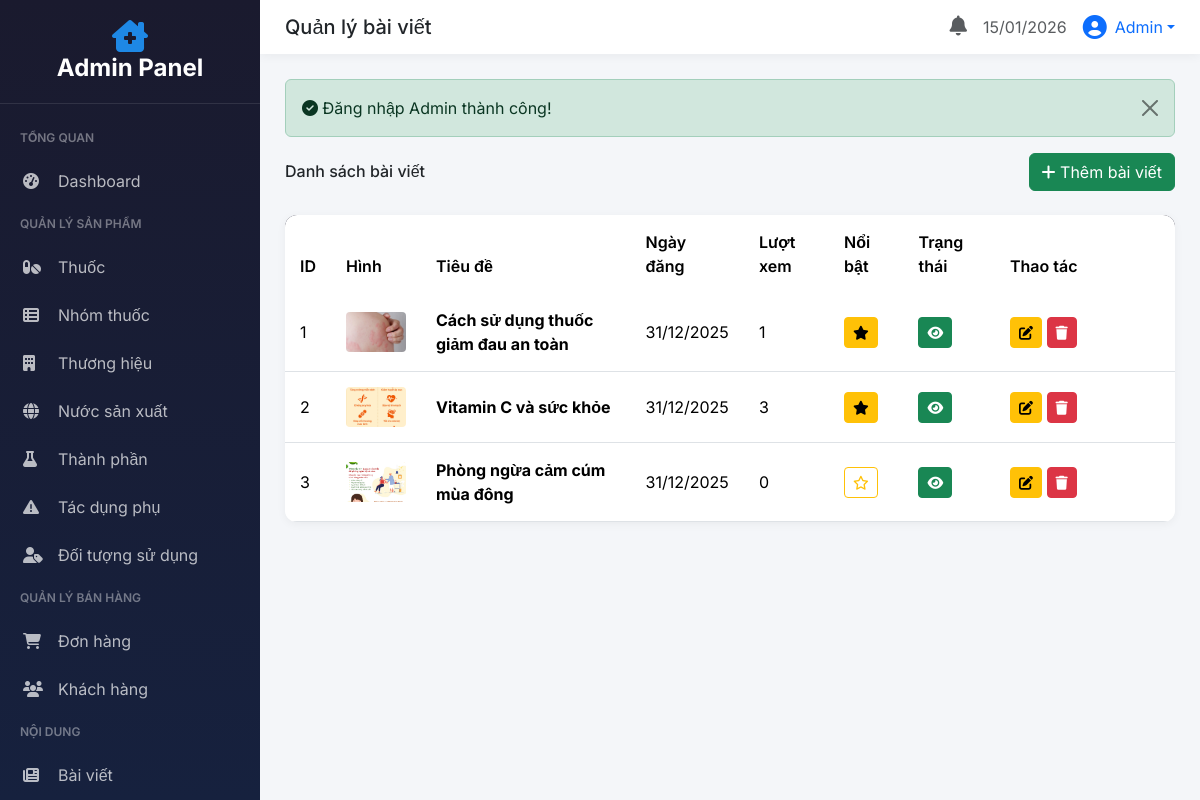
Page /php/admin/?controller=bai-viet (signed in) on the committed database.
### tables this page shows
CREATE TABLE `baiviet` (
  `MaBaiViet` int(11) NOT NULL,
  `TieuDe` varchar(200) NOT NULL,
  `MoTaNgan` varchar(500) DEFAULT NULL,
  `NoiDung` text DEFAULT NULL,
  `HinhAnh` varchar(500) DEFAULT NULL,
  `NgayDang` datetime DEFAULT current_timestamp(),
  `LuotXem` int(11) DEFAULT 0,
  `IsNoiBat` tinyint(1) DEFAULT 0,
  `IsActive` tinyint(1) DEFAULT 1
);

### php/admin/controllers/BaiVietController.php (called while the page is built, shortened)
<?php
class BaiVietController extends AdminController
{
    public function index()
    {
        $sql = "SELECT * FROM baiviet ORDER BY NgayDang DESC";
        try {
            $danhSach = $this->db->query($sql)->fetchAll(PDO::FETCH_ASSOC);
        } catch (PDOException $e) {
            $danhSach = [];
        }
        $this->view('bai-viet/index', ['title' => 'Quản lý bài viết', 'danhSach' => $danhSach]);
    }
}

### php/config/database.php (called while the page is built)
<?php
class Database
{
    private static $instance = null;
    private $conn;
    private function __construct()
    {
        try {
            $this->conn = new PDO(
                "mysql:host=" . DB_HOST . ";dbname=" . DB_NAME . ";charset=utf8mb4",
                DB_USER,
                DB_PASS,
                [
                    PDO::ATTR_ERRMODE => PDO::ERRMODE_EXCEPTION,
                    PDO::ATTR_DEFAULT_FETCH_MODE => PDO::FETCH_ASSOC,
                    PDO::ATTR_EMULATE_PREPARES => false
                ]
            );
        } catch (PDOException $e) {
            die("Lỗi kết nối database: " . $e->getMessage());
        }
    }
    public static function getInstance()
    {
        if (self::$instance === null) {
            self::$instance = new self();
        }
        return self::$instance;
    }
    public function getConnection()
    {
        return $this->conn;
    }
}

### php/admin/views/bai-viet/index.php (the view)
<div class="d-flex justify-content-between align-items-center mb-4">
    <h6 class="mb-0">Danh sách bài viết</h6>
    <a href="<?= BASE_URL ?>/admin/?controller=bai-viet&action=create" class="btn btn-success">
        <i class="fas fa-plus"></i> Thêm bài viết
    </a>
</div>
<div class="admin-table">
    <table class="table table-hover">
        <thead>
            <tr>
                <th>ID</th>
                <th>Hình</th>
                <th>Tiêu đề</th>
                <th>Ngày đăng</th>
                <th>Lượt xem</th>
                <th>Nổi bật</th>
                <th>Trạng thái</th>
                <th width="180">Thao tác</th>
            </tr>
        </thead>
        <tbody>
            <?php if (!empty($danhSach)): ?>
                <?php foreach ($danhSach as $item): ?>
                    <tr>
                        <td><?= $item['MaBaiViet'] ?></td>
                        <td>
                            <?php if ($item['HinhAnh']): ?>
                                <img src="<?= htmlspecialchars($item['HinhAnh']) ?>" alt="" style="width: 60px; height: 40px; object-fit: cover; border-radius: 4px;">
                            <?php else: ?>
                                <span class="text-muted">-</span>
                            <?php endif; ?>
                        </td>
                        <td><strong><?= htmlspecialchars($item['TieuDe']) ?></strong></td>
                        <td><?= date('d/m/Y', strtotime($item['NgayDang'])) ?></td>
                        <td><?= $item['LuotXem'] ?? 0 ?></td>
                        <td>
                            <form action="<?= BASE_URL ?>/admin/?controller=bai-viet&action=toggleNoiBat&id=<?= $item['MaBaiViet'] ?>" method="post" class="d-inline">
                                <?php if ($item['IsNoiBat']): ?>
                                    <button type="submit" class="btn btn-sm btn-warning" title="Bỏ nổi bật">
                                        <i class="fas fa-star"></i>
                                    </button>
                                <?php else: ?>
                                    <button type="submit" class="btn btn-sm btn-outline-warning" title="Đánh dấu nổi bật">
                                        <i class="far fa-star"></i>
                                    </button>
                                <?php endif; ?>
                            </form>
                        </td>
                        <td>
                            <form action="<?= BASE_URL ?>/admin/?controller=bai-viet&action=toggleActive&id=<?= $item['MaBaiViet'] ?>" method="post" class="d-inline">
                                <?php if ($item['IsActive']): ?>
                                    <button type="submit" class="btn btn-sm btn-success" title="Đang hiển thị">
                                        <i class="fas fa-eye"></i>
                                    </button>
                                <?php else: ?>
                                    <button type="submit" class="btn btn-sm btn-secondary" title="Đang ẩn">
                                        <i class="fas fa-eye-slash"></i>
                                    </button>
                                <?php endif; ?>
                            </form>
                        </td>
                        <td>
                            <a href="<?= BASE_URL ?>/admin/?controller=bai-viet&action=edit&id=<?= $item['MaBaiViet'] ?>" class="btn btn-sm btn-warning">
                                <i class="fas fa-edit"></i>
                            </a>
                            <form action="<?= BASE_URL ?>/admin/?controller=bai-viet&action=delete&id=<?= $item['MaBaiViet'] ?>" method="post" class="d-inline"
                                  onsubmit="return confirm('Bạn có chắc muốn xóa?')">
                                <button type="submit" class="btn btn-sm btn-danger">
                                    <i class="fas fa-trash"></i>
                                </button>
                            </form>
                        </td>
                    </tr>
                <?php endforeach; ?>
            <?php else: ?>
                <tr>
                    <td colspan="8" class="text-center text-muted py-4">Chưa có bài viết nào</td>
                </tr>
            <?php endif; ?>
        </tbody>
    </table>
</div>

### php/admin/views/layouts/admin-layout.php (style rules this page uses)
:root { --sidebar-width: 260px; --primary: #1E88E5; --primary-dark: #1565C0; --dark: #1a1a2e; --dark-light: #16213e; }
body { font-family: 'Inter', sans-serif; background: #f4f6f9; }
.admin-table { background: #fff; border-radius: 12px; overflow: hidden; box-shadow: 0 2px 10px rgba(0,0,0,0.05); }
.admin-table .table { margin: 0; }
.admin-table thead { background: var(--dark); color: #fff; }
.admin-table th { font-weight: 600; padding: 15px; border: none; }
.admin-table td { padding: 15px; vertical-align: middle; }

### rows in the picture
baiviet: MaBaiViet "1", HinhAnh (picture), TieuDe "Cách sử dụng thuốc giảm đau an toàn", NgayDang "31/12/2025", LuotXem "1", IsNoiBat 1 (drawn), IsActive 1 (drawn)
baiviet: MaBaiViet "2", HinhAnh (picture), TieuDe "Vitamin C và sức khỏe", NgayDang "31/12/2025", LuotXem "3", IsNoiBat 1 (drawn), IsActive 1 (drawn)
baiviet: MaBaiViet "3", HinhAnh (picture), TieuDe "Phòng ngừa cảm cúm mùa đông", NgayDang "31/12/2025", LuotXem "0", IsNoiBat 0 (drawn), IsActive 1 (drawn)

### other values in the picture
$title "Quản lý bài viết"
$adminName "Admin"
$_SESSION['flash']['success'] "Đăng nhập Admin thành công!"
